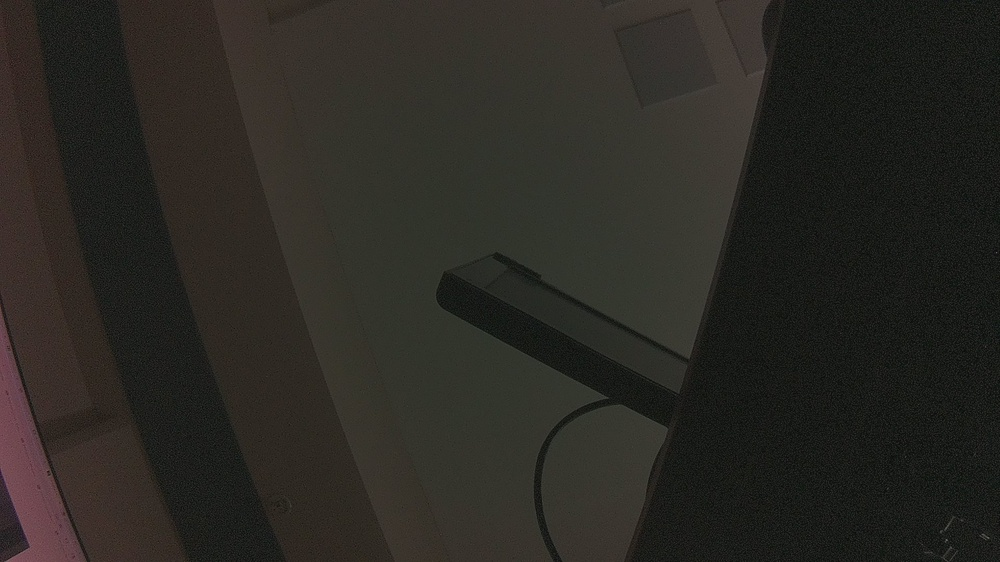
#> input picture archive/camera_test.jpg, 1000 x 562 px, shrunk from 1920 x 1080 before the run, given in place of x-raw, format=BGR ! appsink drop=1, which was not available
$ python consciousness_vision_attention.py
#> lines starting #> are read from the running program, lines starting #| are printed output that depends on the picture; after the words box and inside, x2 and y2 are one past the last pixel; in counts of white or black regions, pixels touching at a corner belong together; pictures that were not available may be replaced by others from this repository, and a replacement may not be noted
#!/usr/bin/env python3
"""
Consciousness-Guided Visual Attention
Combines AI DNA patterns with vision to create dynamic attention regions
"""

import cv2
import numpy as np
import json
import time
import random
from pathlib import Path

class ConsciousnessAttention:
    def __init__(self):
        self.consciousness_state = {
            'focus_x': 0.5,  # 0-1 normalized
            'focus_y': 0.5,
            'attention_radius': 0.3,
            'curiosity': 0.5,
            'pattern_memory': []
        }

        # Load AI DNA patterns if available
        self.ai_dna_patterns = self.load_ai_dna_patterns()

    def load_ai_dna_patterns(self):
        """Load patterns from AI DNA experiments"""
        patterns = []
        dna_path = Path("../../ai_dna_results")

        if dna_path.exists():
            # Load a few DNA cycles for pattern inspiration
            for cycle_file in sorted(dna_path.glob("dna_cycle_*.json"))[:5]:
                try:
                    with open(cycle_file) as f:
                        data = json.load(f)
                        if 'pattern' in data:
                            patterns.append(data['pattern'])
                except:
                    pass

        print(f"Loaded {len(patterns)} AI DNA patterns")
        return patterns

    def update_consciousness(self, frame_stats):
        """Update consciousness state based on visual input"""
        # Simulate consciousness drift based on visual entropy
        motion = frame_stats.get('motion', 0)
        brightness_change = frame_stats.get('brightness_change', 0)

        # Curiosity increases with motion
        self.consciousness_state['curiosity'] = min(1.0,
            self.consciousness_state['curiosity'] * 0.95 + motion * 0.05)

        # Focus drifts with AI DNA pattern influence
        if self.ai_dna_patterns and random.random() < 0.1:
            # Occasionally jump attention based on AI DNA
            pattern = random.choice(self.ai_dna_patterns)
            # Convert pattern to attention coordinates
            pattern_hash = hash(str(pattern))
            self.consciousness_state['focus_x'] = (pattern_hash % 100) / 100.0
            self.consciousness_state['focus_y'] = ((pattern_hash // 100) % 100) / 100.0
        else:
            # Smooth drift
            drift_x = (random.random() - 0.5) * 0.02
            drift_y = (random.random() - 0.5) * 0.02

            self.consciousness_state['focus_x'] = np.clip(
                self.consciousness_state['focus_x'] + drift_x, 0.1, 0.9)
            self.consciousness_state['focus_y'] = np.clip(
                self.consciousness_state['focus_y'] + drift_y, 0.1, 0.9)

        # Attention radius pulses with consciousness
        pulse = np.sin(time.time() * 2) * 0.05
        self.consciousness_state['attention_radius'] = 0.3 + pulse + (self.consciousness_state['curiosity'] * 0.2)

    def apply_attention_mask(self, frame):
        """Apply consciousness-based attention mask to frame"""
        h, w = frame.shape[:2]

        # Convert normalized coordinates to pixel coordinates
        focus_x = int(self.consciousness_state['focus_x'] * w)
        focus_y = int(self.consciousness_state['focus_y'] * h)
        radius = int(self.consciousness_state['attention_radius'] * min(h, w))

        # Create attention mask
        mask = np.zeros((h, w), dtype=np.uint8)

        # Multiple attention layers inspired by consciousness levels
        # Primary focus
        cv2.circle(mask, (focus_x, focus_y), radius, 255, -1)

        # Secondary awareness ring
        cv2.circle(mask, (focus_x, focus_y), int(radius * 1.5), 200, int(radius * 0.3))

        # Peripheral vision
        cv2.circle(mask, (focus_x, focus_y), int(radius * 2.5), 100, int(radius * 0.5))

        # Blur the mask for smooth transitions
        mask = cv2.GaussianBlur(mask, (51, 51), 0)

        # Apply mask to frame
        mask_3channel = cv2.cvtColor(mask, cv2.COLOR_GRAY2BGR)
        attended_frame = cv2.addWeighted(frame, 0.3, mask_3channel, 0.7, 0)

        # Draw consciousness indicators
        self.draw_consciousness_overlay(attended_frame, focus_x, focus_y, radius)

        return attended_frame

    def draw_consciousness_overlay(self, frame, focus_x, focus_y, radius):
        """Draw consciousness state visualization"""
        # Draw attention center
        cv2.circle(frame, (focus_x, focus_y), 5, (0, 255, 255), -1)

        # Draw attention boundary
        cv2.circle(frame, (focus_x, focus_y), radius, (0, 255, 0), 2)

        # Draw consciousness state text
        curiosity_text = f"Curiosity: {self.consciousness_state['curiosity']:.2f}"
        cv2.putText(frame, curiosity_text, (10, 30),
                    cv2.FONT_HERSHEY_SIMPLEX, 0.7, (0, 255, 0), 2)

        # Show AI DNA influence
        if self.ai_dna_patterns:
            dna_text = f"DNA Patterns: {len(self.ai_dna_patterns)}"
            cv2.putText(frame, dna_text, (10, 60),
                       cv2.FONT_HERSHEY_SIMPLEX, 0.7, (255, 255, 0), 2)

    def analyze_frame(self, frame, prev_frame=None):
        """Analyze frame for consciousness-relevant features"""
        stats = {}

        # Convert to grayscale for analysis
        gray = cv2.cvtColor(frame, cv2.COLOR_BGR2GRAY)

        # Calculate brightness
        stats['brightness'] = np.mean(gray)

        # Motion detection if previous frame available
        if prev_frame is not None:
            prev_gray = cv2.cvtColor(prev_frame, cv2.COLOR_BGR2GRAY)
            diff = cv2.absdiff(gray, prev_gray)
            stats['motion'] = np.mean(diff) / 255.0
            stats['brightness_change'] = abs(stats['brightness'] - np.mean(prev_gray)) / 255.0
        else:
            stats['motion'] = 0
            stats['brightness_change'] = 0

        return stats

def main():
    print("🧠 Consciousness-Guided Visual Attention")
    print("=" * 40)
    print("Watch as AI consciousness guides visual focus!")
    print("Press 'q' to quit, 's' to save snapshot")
    print("=" * 40)

    # Initialize consciousness
    consciousness = ConsciousnessAttention()

    # Open camera with GStreamer pipeline for Jetson
    gst_pipeline = (
        "nvarguscamerasrc sensor-id=0 ! "
        "video/x-raw(memory:NVMM), width=1280, height=720, framerate=30/1 ! "
        "nvvidconv ! "
        "video/x-raw, format=BGRx ! "
        "videoconvert ! "
        "video/x-raw, format=BGR ! "
        "appsink drop=1"
    )

    cap = cv2.VideoCapture(gst_pipeline, cv2.CAP_GSTREAMER)

    if not cap.isOpened():
        print("Error: Cannot open camera")
        print("Trying V4L2 fallback...")
        cap = cv2.VideoCapture(0, cv2.CAP_V4L2)
        if not cap.isOpened():
            return

    prev_frame = None
    frame_count = 0

    while True:
        ret, frame = cap.read()
#> frame is the input picture: shape (562, 1000, 3); mean B, G, R 35.5, 40.4, 42.4
        if not ret:
            print("Error: Failed to capture frame")
            break

        # Analyze frame
        stats = consciousness.analyze_frame(frame, prev_frame)
#> stats = {'brightness': 40.45, 'motion': 0, 'brightness_change': 0}

        # Update consciousness state
        consciousness.update_consciousness(stats)
#> in update_consciousness, `motion = frame_stats.get('motion', 0)`: motion = 0

        # Apply attention mask
        attended_frame = consciousness.apply_attention_mask(frame)
#> in apply_attention_mask, `focus_x = int(self.consciousness_state['focus_x'] * w)`: focus_x = 506
#> in apply_attention_mask, `focus_y = int(self.consciousness_state['focus_y'] * h)`: focus_y = 283
#> in apply_attention_mask, `radius = int(self.consciousness_state['attention_radius'] * min(h, w))`: radius = 240
#> in apply_attention_mask, `cv2.circle(mask, (focus_x, focus_y), radius, 255, -1)`:
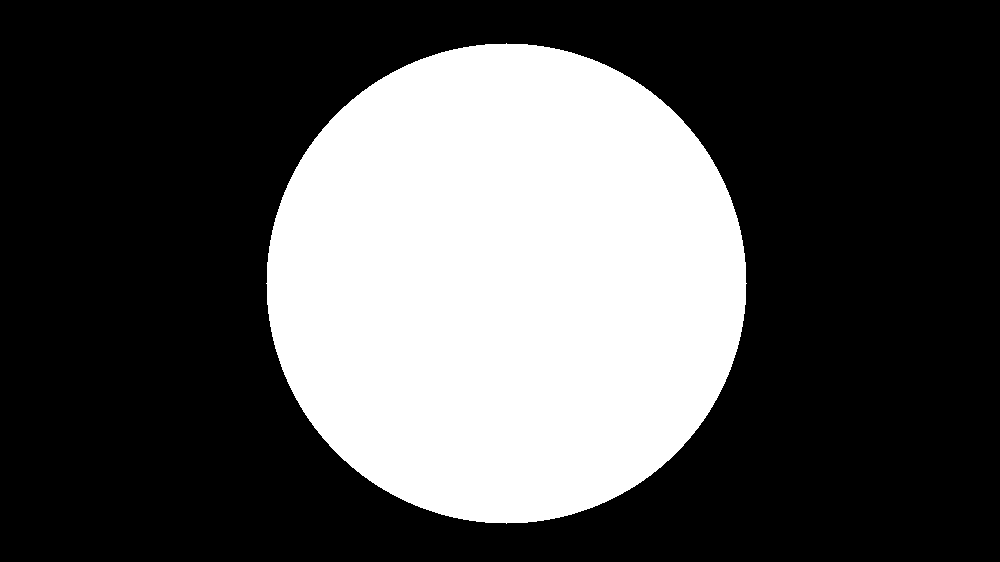
#> mask: shape (562, 1000); 32.2% white; 1 white region, box (x1, y1, x2, y2) and area: (266, 43, 747, 524) 180917
#> in apply_attention_mask, `cv2.circle(mask, (focus_x, focus_y), int(radius * 2.5), 100, int(radiu..`:
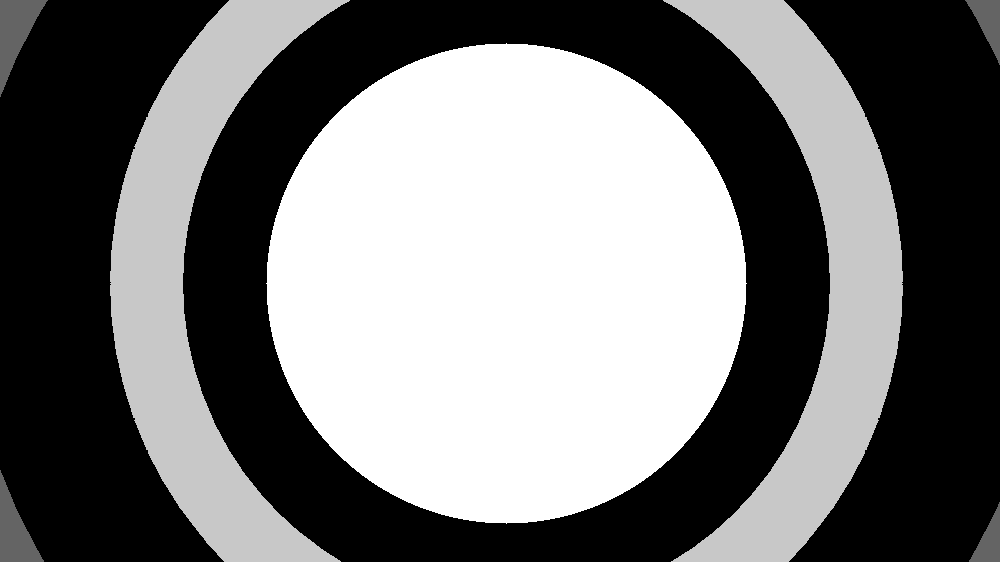
#> mask: shape (562, 1000); min 0, max 255, mean 116.8
#> in apply_attention_mask, `mask = cv2.GaussianBlur(mask, (51, 51), 0)`:
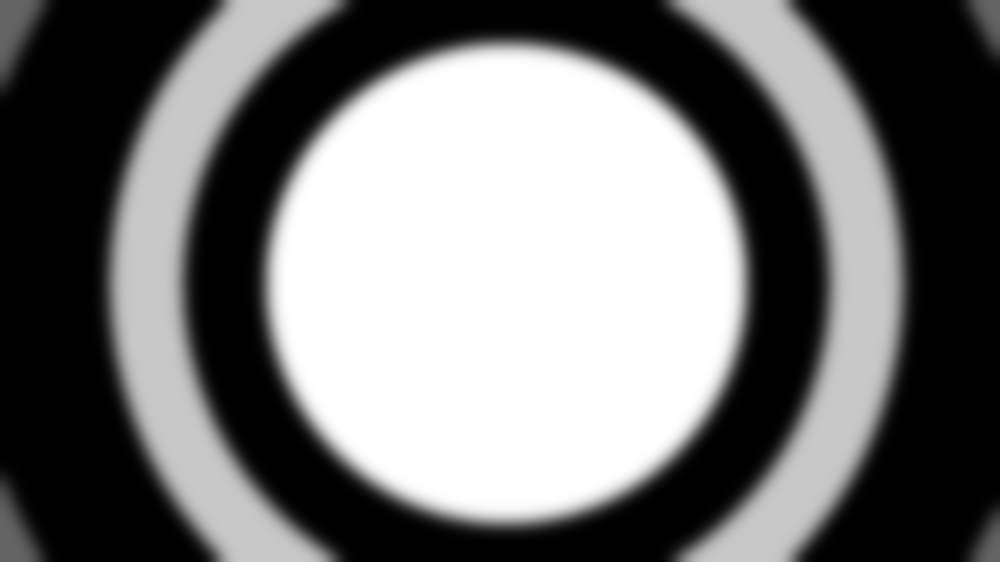
#> mask: shape (562, 1000); min 0, max 255, mean 116.8
#> in apply_attention_mask, `attended_frame = cv2.addWeighted(frame, 0.3, mask_3channel, 0.7, 0)`:
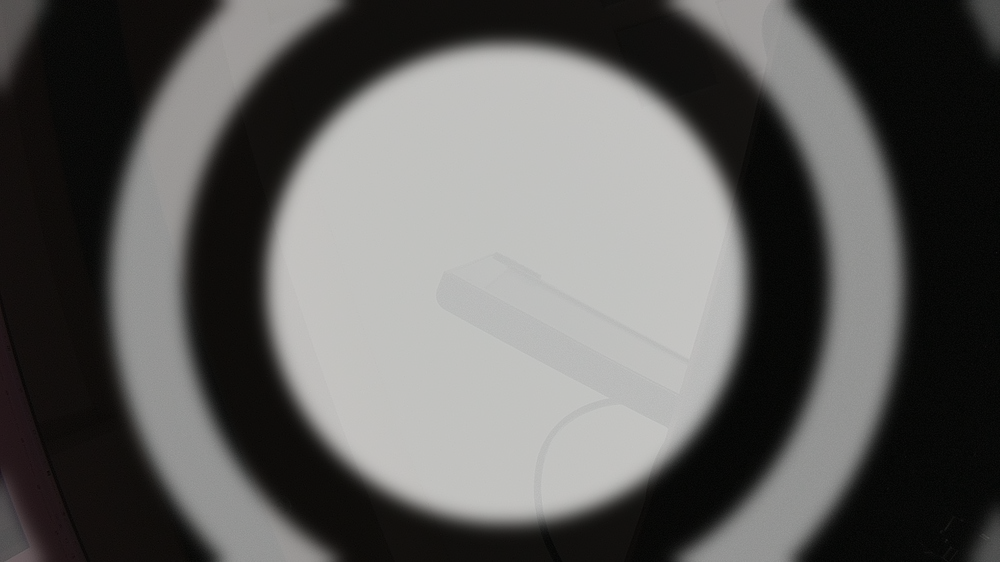
#> attended_frame: shape (562, 1000, 3); mean B, G, R 92.4, 93.9, 94.5
#> in draw_consciousness_overlay, `curiosity_text = f"Curiosity: {self.consciousness_state['curiosity']:...`: curiosity_text = 'Curiosity: 0.47'
#> in draw_consciousness_overlay, `cv2.putText(frame, curiosity_text, (10, 30), cv2.FONT_HERSHEY_SIMPLEX,..`:
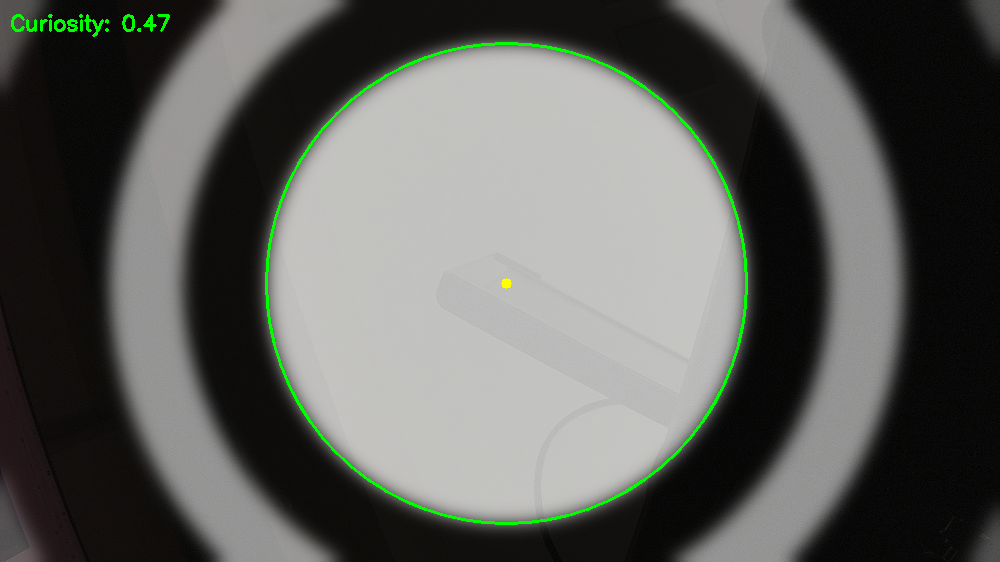
#> frame: shape (562, 1000, 3); mean B, G, R 91.6, 95.5, 93.7

        # Display
        cv2.imshow('Consciousness Vision', attended_frame)

        # Handle key press
        key = cv2.waitKey(1) & 0xFF
#> (key q is pressed here)
        if key == ord('q'):
            break
        elif key == ord('s'):
            filename = f"consciousness_snapshot_{int(time.time())}.jpg"
            cv2.imwrite(filename, attended_frame)
            print(f"Saved: {filename}")

        prev_frame = frame.copy()
        frame_count += 1

        # Print stats occasionally
        if frame_count % 90 == 0:
            print(f"Frame {frame_count} | Focus: ({consciousness.consciousness_state['focus_x']:.2f}, "
                  f"{consciousness.consciousness_state['focus_y']:.2f}) | "
                  f"Curiosity: {consciousness.consciousness_state['curiosity']:.2f}")

    cap.release()
    cv2.destroyAllWindows()
    print("\nConsciousness vision ended")

if __name__ == "__main__":
    main()
